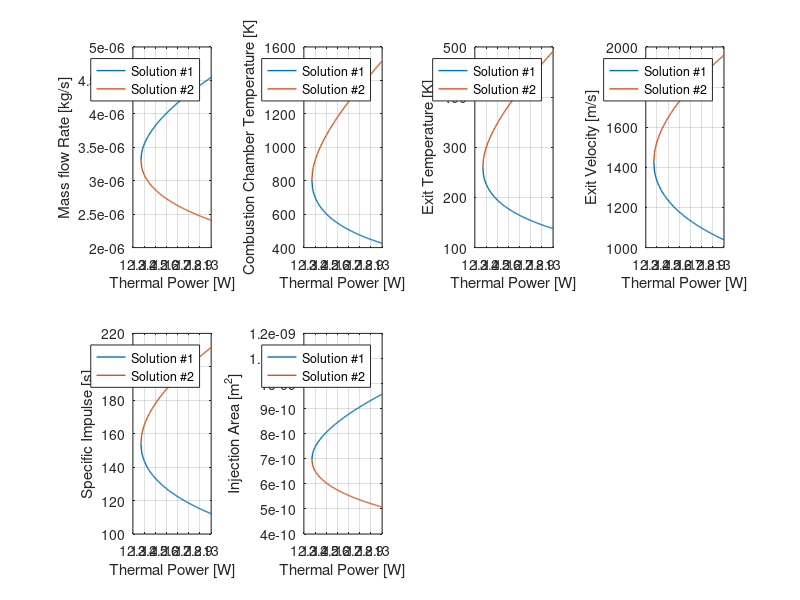
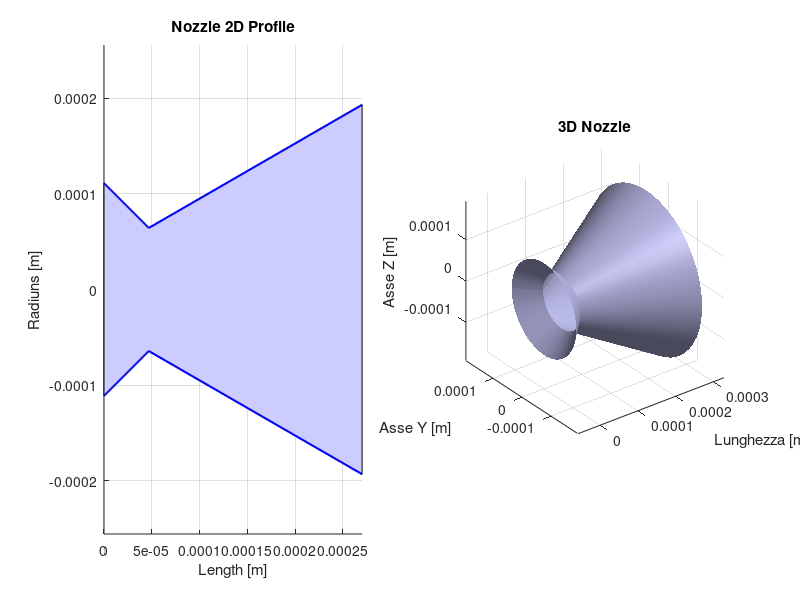
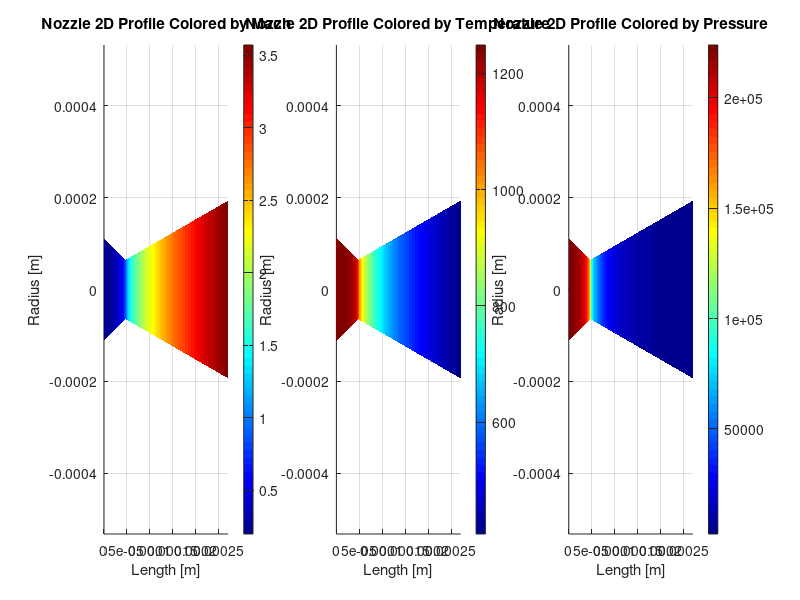

Recreate these plots in MATLAB, in order.
%% Vaporizing Liquid Microthrusters V4
%
% -------------------------------------------------------------------------
clear
clc
close all

%% DATA
eps     = 9;            % Rapporto tra le aree (ugello convergente-divergente)  [adim]
k       = 1.327;        % Rapporto dei calori specifici                         [adim]
g       = 9.81;         % Gravity acceleration                                  [m/s^2]
Pc      = 230000;       % Evaporation chamber Pressure                          [Pa]
R       = 8.314;        % Gas Constant                                          [J/mol*K]
Mmol    = 0.018;        % Water Molar Mass                                      [kg/mol]
rho_l   = 999;          % Density liquid water                                  [kg/m^3]
cp_l    = 4.1838e3;     % Specific Heat liquid water                            [J/kgK]
cp_v    = 2.0256e3;     % Specific Heat gas water                               [J/kgK]
lambda  = 2260e+3;      % Water latent evaporation heat                         [J/kg]
T_eb    = 124 + 273;    % Temperature of ebollition                             [K]
T_inj   = 25 + 273.15;  % temperature of Injection                              [K]
alpha   = deg2rad(30);  %                                                       [deg]
beta    = deg2rad(45);  %                                                       [deg]
Cd      = 0.7;          % Drag coefficient                                      [adim]
dP_inj  = 0.1;          % Pressure lost for injection   !!!CHECK!!!
T       = 5e-3;         % Wanted Thrust                                         [N]
dv      = 0.5;          % Wanted Delta v                                        [m/s]
mass    = 4;            % S/C mass                                              [kg]
N       = 100;          % Number of sample for Q_dot                            [adim]
k_gas   = 1.67;         % He 
R_gas = 2077.3;         %J/kgK

%% Calculate the Pressure Ratio (Pe/Pc)

% Equation
aa = 1/eps^2*((k+1)/2)^(2/(1-k))*(k-1)/(k+1);
bb = 2/k;
cc = (k-1)/k;

% Resolve with Newton method
fun  = @(x) x^bb*(1-x^cc)-aa;
dfun = @(x) -x^(bb-1)*((cc+bb)*x^cc-bb);

c1  = 0;
c2  = 0.5;
tol = 1e-6;
err = tol + 1;
it  = 0;

while (it < 3 && err > tol ) 
    it  = it+1;
    x   = (c2+c1)/2; %stima dello zero
    fc  = fun(x);     
    err =abs(fc); 
    % scelta del nuovo estremo per l'eventuale ciclo successivo       
    if (fc*fun(c1) > 0)
          c1=x; 
    else 
          c2=x; 
    end
end
xv = x;
while (it< 10 && err> tol)
   dfx = dfun(xv);
   if dfx == 0
      error(' Arresto per azzeramento di dfun');
   else
      xn = xv - fun(xv)/dfx;
      err = abs(fun(xn));
      it = it+1;
      xv = xn;
   end
end

% Compute exit pressure value
Pe = xn * Pc;

%% Compute throat and exit area 

CT = k*sqrt(2/(k-1)*(2/(k+1))^((k+1)/(k-1))*(1-(Pe/Pc)^((k-1)/k)))+Pe/Pc*eps;
At = T/Pc/CT;
r_t = sqrt(At/pi);
Ae = eps*At;
r_e = sqrt(Ae/pi);

%% Dimensionate nozzle
eps_conv = 1/0.2 * sqrt((2/(k+1)*(1+(k-1)/2*0.2^2))^((k+1)/(k-1)));
Ac = eps_conv * At;
r_c = sqrt(Ac/pi);

L_conv = 1/2*(2*(r_c-r_t)/tan(beta)); % ipotesi che Ae è uagule a quwlla di ingresso nel convergente
L_div = 1/2*(2*(r_e-r_t)/tan(alpha));
L_nozzle = L_conv + L_div;
l = 1/2*(1+cos(alpha));         % 2D losses coefficientl

%% Pipes geometry from literature
L = 1000e-6;             
mu = 1.137e-3;
h_pipe = 100e-6;
w_pipe = 500e-6;
A_pipe = w_pipe*h_pipe*1e-12;
D_h = 4*A_pipe/(2*(h_pipe+w_pipe));

%% Minimum impulse bit
valve_time_response = 0.1;
min_impulse_bit = T*valve_time_response;

%% Study the flow in function of Q_dot

% Define some usefull constant value 
K       = sqrt(2*k/(k-1) * R/Mmol * (1 - (Pe/Pc)^((k-1)/k))); % V_e = k * sqrt(T_c)
dd      = cp_l * (T_eb-T_inj) + lambda - T_eb*cp_v;
ee      = cp_v*((T-Pe*Ae)/(l*K))^2;
Q_min   = sqrt(4*dd*ee);
k_inj   = 1/Cd^2; % Injection losses with Cd = 0.7

dt = dv * mass / T; % time of burn with max mass sat = 4 (max possible)

m_dot   = zeros(N,2);
T_c     = zeros(N,2);
v_e     = zeros(N,2);
T_e     = zeros(N,2);
Isp     = zeros(N,2);
A_inj   = zeros(N,2);
A_val   = zeros(N,2);
A_reg   = zeros(N,2);
v = zeros(N,2);
Re = zeros(N,2);
P_tank = zeros(N,2);
m_fuel = zeros(N,2);
V_fuel = zeros(N,2);
m_dot_max = zeros(N,2);
P_gas_i = zeros(N,2);
M_gas = zeros(N,2);
M_e = zeros(N,2);
V_gas = zeros(N,2);
p_drop_injection = zeros(N,1);
P_plenum = zeros(N,1);
p_drop_pipes = zeros(N,2);
p_drop_valve = zeros(N,2);
p_drop_reg = zeros(N,1);
Q_dot = linspace(Q_min,13,N);


for i = 1:length(Q_dot)
    % mass flow rate
    m_dot(i,1) = (Q_dot(i) + sqrt(Q_dot(i)^2 - Q_min^2))/(2*dd);
    m_dot(i,2) = (Q_dot(i) - sqrt(Q_dot(i)^2 - Q_min^2))/(2*dd);

    % Combustion Chamber Temperature
    T_c(i,1) = ((T-Pe*Ae)/(m_dot(i,1) *K))^2;
    T_c(i,2) = ((T-Pe*Ae)/(m_dot(i,2) *K))^2;

    % Check chocking condition
    m_dot_max(i,1) = Pc*At/sqrt(k*R/Mmol*T_c(i,1))*k*(2/(k+1))^((k+1)/(2*(k-1)));    
    m_dot_max(i,2) = Pc*At/sqrt(k*R/Mmol*T_c(i,2))*k*(2/(k+1))^((k+1)/(2*(k-1)));
    
    % Exit Velocity
    v_e(i,1) = K *sqrt(T_c(i,1));
    v_e(i,2) = K *sqrt(T_c(i,2));

    % Exit Temperature
    T_e(i,1) = T_c(i,1)*(Pe/Pc)^((k-1)/k);
    T_e(i,2) = T_c(i,2)*(Pe/Pc)^((k-1)/k);

    % Exit Mach
    M_e(i,1) = v_e(i,1)/sqrt(k*R/Mmol*T_e(i,1));
    M_e(i,2) = v_e(i,2)/sqrt(k*R/Mmol*T_e(i,2));
    
    % Specific Impulse
    Isp(i,1) = T/(m_dot(i,1)*g);
    Isp(i,2) = T/(m_dot(i,2)*g);

    % Injection Area
    A_inj(i,1) = m_dot(i,1)/(Cd*sqrt(2*dP_inj*Pc*rho_l));
    A_inj(i,2) = m_dot(i,2)/(Cd*sqrt(2*dP_inj*Pc*rho_l));

    % Injection Losses 
    p_drop_injection(i) = 0.1*Pc; % ipotizzato 10% di perdita di pressione
    P_plenum(i) = Pc + p_drop_injection(i); % tale pressione è garantita dal regolatore   
   
    % Valve losses
    p_drop_valve(i) = 0.04*(Pc+p_drop_injection(i)); % da paper thesis 0.03, da paper hydrazine 0.04
    
    % Pipes losses
    v(i,1) = m_dot(i,1)/(A_pipe*rho_l);
    v(i,2) = m_dot(i,2)/(A_pipe*rho_l);
    Re(i,1) = rho_l.*v(i,1)*D_h/mu;
    Re(i,2) = rho_l.*v(i,2)*D_h/mu;
    p_drop_pipes(i,1) = 64./Re(i,1) * (L/D_h)*rho_l*mu^2/2;
    p_drop_pipes(i,2) = 64./Re(i,2) * (L/D_h)*rho_l*mu^2/2;
    
    % Tank Pressure
    P_tank(i, 1) = P_plenum(i) + p_drop_pipes(i,1) + p_drop_valve(i);
    P_tank(i, 2) = P_plenum(i) + p_drop_pipes(i,2) + p_drop_valve(i);

    % Mass propellant budget
    m_fuel(i,1) = m_dot(i,1)*dt*1.055;
    m_fuel(i,2) = m_dot(i,2)*dt*1.055; % 5.5% di margine dalle ECSS
    V_fuel(i,1) = m_fuel(i,1)/rho_l*1.1; % 1% di margine dalle ECSS
    V_fuel(i,2) = m_fuel(i,2)/rho_l*1.1;

    
    % Option with pressurant 
%     P_gas_i(i,1) = 5*P_tank(i, 1); % scelta
%     P_gas_i(i,2) = 5*P_tank(i, 2); 
%     M_gas(i,1) = P_tank(i,1)*V_fuel(i,1)/(R_gas*T_inj)*k_gas/(1+(P_tank(i,1)/P_gas_i(i,1)));
%     M_gas(i,2) = P_tank(i,2)*V_fuel(i,2)/(R_gas*T_inj)*k_gas/(1+(P_tank(i,2)/P_gas_i(i,2)));
%     V_gas(i,1) = M_gas(i,1)*R_gas*T_inj/P_gas_i;
%     V_gas(i,2) = M_gas(i,2)*R_gas*T_inj/P_gas_i;
    
end

%% Temperature, Pressure and Mach inside the nozzle
T_nozzle = [];
MACH =[];
P_nozzle = [];

% sampling points
points_nozzle = linspace(0,L_nozzle,2*N);
radius_nozzle_convergent = linspace(r_c,r_t,N);
radius_nozzle_divergent  = linspace (r_t,r_e,N);

% Calculate area at sampled points
Area_nozzle_convergent = pi * radius_nozzle_convergent.^2;
Area_nozzle_divergent = pi * radius_nozzle_divergent.^2;
Area_nozzle_vect = [Area_nozzle_convergent,Area_nozzle_divergent];
Area_ratio_vect = Area_nozzle_vect/At;  % Area Ratio

% Calculate Mach at different sampled points

options = optimset('TolX', 1e-8, 'Tolfun', 1e-8);

for i=[1:length(Area_ratio_vect)]
    A_ratio = Area_ratio_vect(i);
    fun_Mach = @(M) (1/M)*((2/(k+1))*(1 + ((k-1)/2)*M^2))^((k+1)/(2*(k-1))) - A_ratio;
    
    if i<=N
        mach = fsolve(fun_Mach,0.3);
        MACH = [MACH,mach];
    else
        mach = fsolve(fun_Mach,8);
        MACH = [MACH,mach];
    end
end

% Calculate temperature at sampled times
T_tot_vect = T_c;

T_tot       = T_tot_vect (50,2);
T_exit      = T_e (50,2);

for i=[1:length(Area_ratio_vect)]
    mach = MACH(i);
    denom = (1 + (k-1)/2*mach^2);
    temp = T_tot / denom;
    T_nozzle =[T_nozzle,temp];
end

% Calculate pressure at sampled times
P_nozzle = Pe .* (T_nozzle ./ T_exit) .^(k/(k-1));


%% PLOTS

figure
% Mass flow rate 
subplot(2,4,1)
plot(Q_dot,m_dot(:,1), "LineWidth",1)
hold on
plot(Q_dot,m_dot(:,2), "LineWidth",1)
grid on;
xlabel('Thermal Power [W]');
ylabel('Mass flow Rate [kg/s]');
legend('Solution #1','Solution #2');

% Combustion Chamber Temperature
subplot(2,4,2)
plot(Q_dot,T_c(:,1), "LineWidth",1)
hold on
plot(Q_dot,T_c(:,2), "LineWidth",1)
grid on;
xlabel('Thermal Power [W]');
ylabel('Combustion Chamber Temperature [K]');
legend('Solution #1','Solution #2');

% Exit Temperature
subplot(2,4,3)
plot(Q_dot,T_e(:,1), "LineWidth",1)
hold on
plot(Q_dot,T_e(:,2), "LineWidth",1)
grid on;
xlabel('Thermal Power [W]');
ylabel('Exit Temperature [K]');
legend('Solution #1','Solution #2');

% Exit Velocity
subplot(2,4,4)
plot(Q_dot,v_e(:,1), "LineWidth",1)
hold on
plot(Q_dot,v_e(:,2), "LineWidth",1)
grid on;
xlabel('Thermal Power [W]');
ylabel('Exit Velocity [m/s]');
legend('Solution #1','Solution #2');

% Specific Impulse
subplot(2,4,5)
plot(Q_dot,Isp(:,1), "LineWidth",1)
hold on
plot(Q_dot,Isp(:,2),"LineWidth",1)
grid on;
xlabel('Thermal Power [W]');
ylabel('Specific Impulse [s]');
legend('Solution #1','Solution #2');

% Injection Area
subplot(2,4,6)
plot(Q_dot,A_inj(:,1), "LineWidth",1)
hold on
plot(Q_dot,A_inj(:,2), "LineWidth",1)
grid on;
xlabel('Thermal Power [W]');
ylabel('Injection Area [m^2]');
legend('Solution #1','Solution #2');


%% Plot Nozzle 2D and 3D

% Nozzle
% figure


Np = 100;       % Number of points for the plot
Ntheta = 50;    % Number of points for the rotation
% Convergent
x_conv = linspace(0, L_conv, Np);
r_conv = linspace(r_c, r_t, Np);

% Divergent
x_div = linspace(L_conv, L_conv + L_div, Np);
r_div = linspace(r_t, r_e, Np);

% Merge the sections
x_total = [x_conv, x_div];
r_total = [r_conv, r_div];

% Conical supposition
theta = linspace(0, 2*pi, Ntheta);  % Angle from 0 a 360°

% 3D mesh
[X, THETA] = meshgrid(x_total, theta);
R = repmat(r_total, length(theta), 1); % estende i raggi
Y = R .* cos(THETA);
Z = R .* sin(THETA);

% Plot the profile (fill + plot)
figure;
subplot(1,2,1)
hold on;
fill([x_total, fliplr(x_total)], [r_total, -fliplr(r_total)], [0.8, 0.8, 1]); % colore azzurrino
plot(x_total, r_total, 'b', 'LineWidth', 1.5); % profilo superiore
plot(x_total, -r_total, 'b', 'LineWidth', 1.5); % profilo inferiore
xlabel('Length [m]');
ylabel('Radiuns [m]');
title('Nozzle 2D Profile');
axis equal;
grid on;

% Plot 3D
subplot(1,2,2)
surf(X, Y, Z, 'FaceColor', [0.8 0.8 1], 'EdgeColor', 'none');
xlabel('Lunghezza [m]');
ylabel('Asse Y [m]');
zlabel('Asse Z [m]');
title('3D Nozzle');
axis equal;
grid on;
camlight; lighting gouraud; % Effetti di luce per renderlo più cute <3 <3 <3 <3

%% plot properties along the nozzle

% Mach number
[X, Y] = meshgrid(x_total, [-1, 1]); % 2 righe: parte superiore e inferiore
Y = Y .* r_total;                   % scala in base al raggio locale
C = repmat(MACH, 2, 1);      % matrice dei valori di Mach (2 righe uguali)

figure;
subplot(1,3,1)
hold on;
s = surf(X, Y, zeros(size(X)), C, 'EdgeColor', 'none'); % z=0 per renderlo 2D
view(2);                        % vista 2D
colormap(jet);                 % scegli la colormap (es. jet, parula, etc.)
colorbar;                      % aggiunge la barra del colore
xlabel('Length [m]');
ylabel('Radius [m]');
title('Nozzle 2D Profile Colored by Mach');
axis equal;
grid on;

% Temperature
[X, Y] = meshgrid(x_total, [-1, 1]); % 2 righe: parte superiore e inferiore
Y = Y .* r_total;                   % scala in base al raggio locale
C = repmat(T_nozzle, 2, 1);      % matrice dei valori di Mach (2 righe uguali)

subplot(1,3,2)
hold on;
s = surf(X, Y, zeros(size(X)), C, 'EdgeColor', 'none'); % z=0 per renderlo 2D
view(2);                        % vista 2D
colormap(jet);                 % scegli la colormap (es. jet, parula, etc.)
colorbar;                      % aggiunge la barra del colore
xlabel('Length [m]');
ylabel('Radius [m]');
title('Nozzle 2D Profile Colored by Temperature');
axis equal;
grid on;

% Pressure
[X, Y] = meshgrid(x_total, [-1, 1]); % 2 righe: parte superiore e inferiore
Y = Y .* r_total;                   % scala in base al raggio locale
C = repmat(P_nozzle, 2, 1);      % matrice dei valori di Mach (2 righe uguali)

subplot(1,3,3)
hold on;
s = surf(X, Y, zeros(size(X)), C, 'EdgeColor', 'none'); % z=0 per renderlo 2D
view(2);                        % vista 2D
colormap(jet);                 % scegli la colormap (es. jet, parula, etc.)
colorbar;                      % aggiunge la barra del colore
xlabel('Length [m]');
ylabel('Radius [m]');
title('Nozzle 2D Profile Colored by Pressure');
axis equal;
grid on;
